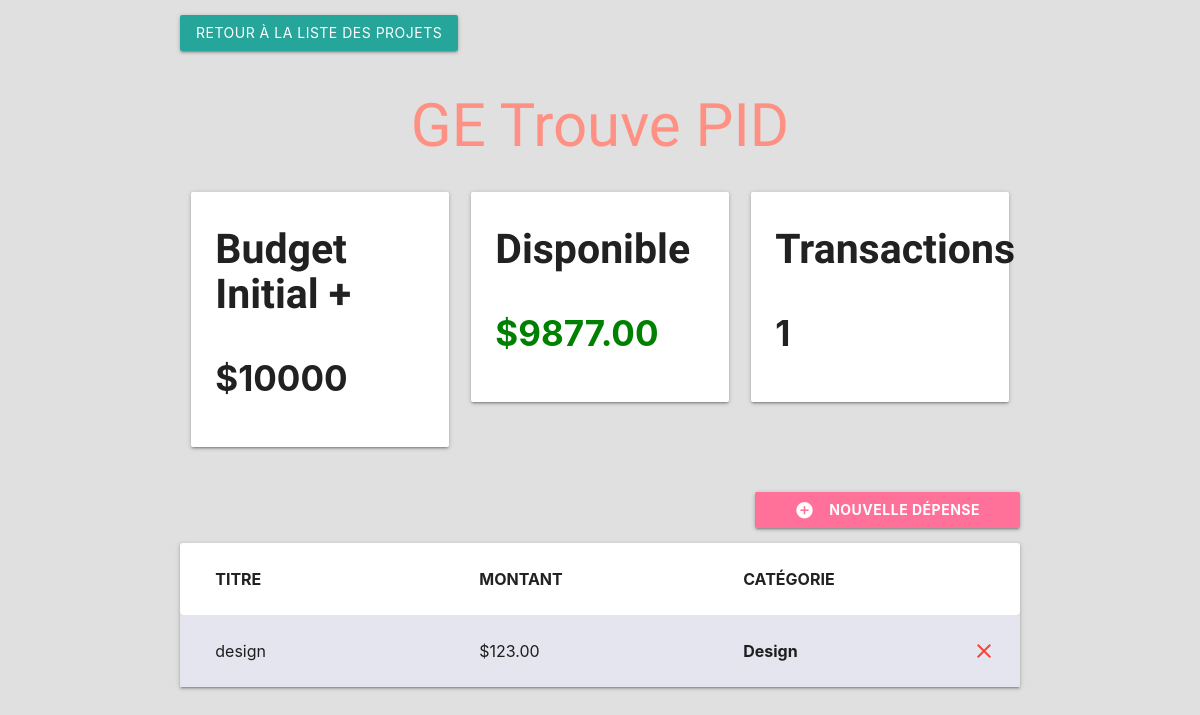
Page /ge-trouve-pid on the earlier database version.
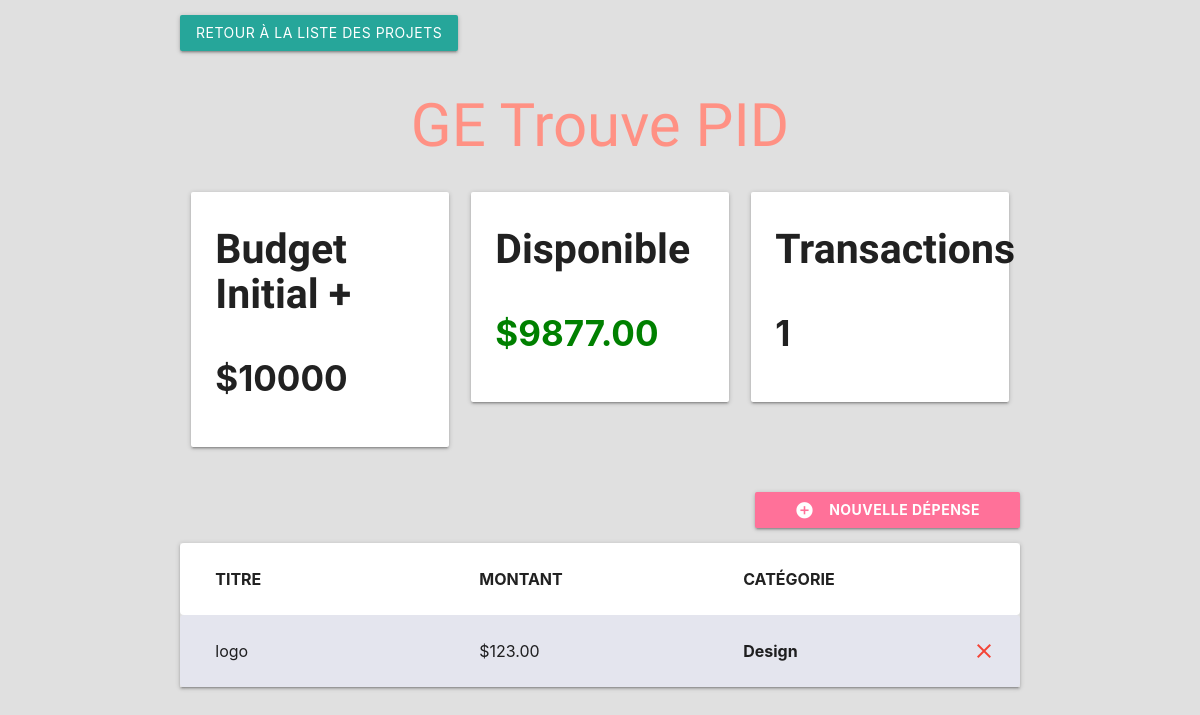
Same page on the later database version.
### budget/models.py (models this page shows, shortened)
class Project(models.Model):
    nom = models.CharField(max_length=100)
    slug = models.SlugField(max_length=100, unique=True, blank=True)
    budget = models.IntegerField()
    def budget_dispo(self):
        depenses = self.depenses.all()
        total = 0
        for depense in depenses:
            total += depense.montant
        return self.budget - total
    def transac(self):
        list_des_depenses = self.depenses.all()
        return len(list_des_depenses)

class Depense(models.Model):
    project = models.ForeignKey(Project, on_delete=models.CASCADE, related_name='depenses')
    montant = models.DecimalField(max_digits=10, decimal_places=2)
    titre = models.CharField(max_length=100)
    categorie = models.ForeignKey(Categorie, on_delete=models.CASCADE)
    class Meta:
        ordering = ['-montant']

class Categorie(models.Model):
    project = models.ForeignKey(Project, on_delete=models.CASCADE)
    nom = models.CharField(max_length=100)

### budget/views.py (the view, shortened to what this page needs)
# urls.py: path('<slug:project_slug>', views.project_detail, name='project_detail'),
def project_detail(request, project_slug):
    project = get_object_or_404(Project, slug=project_slug)
    if request.method== 'GET' :
        categorie_list = Categorie.objects.filter(project=project)
        return render(request, 'budget/project_detail.html', {'project': project, 'depense_list': project.depenses.all(), 'categorie_list': categorie_list})
    elif request.method == 'DELETE':
        id = json.loads(request.body)['id']
        depense = Depense.objects.get(id=id)
        depense.delete()
        return HttpResponse('')
    return HttpResponseRedirect(project_slug)

### budget/templates/budget/project_detail.html (shortened to what this page needs)
{% extends 'budget/base.html'%}
{% block content %}
<div class="container">
    <section class="section section-stats">
        <a href="{% url 'project_list' %}" class="btn waves-effect">Retour à la liste des projets</a>
        <h1 style=" text-align: center; font-size: 60px;" class="ff">{{ project.nom }}</h1>
        <div class="row">
            <div class="col s12 m4 14">
                <div class="card-panel">
                    <h6 class="bold ffs">Budget Initial +</h6>
                    <h1 class="bold fs ">${{project.budget}}</h1>
                </div>
            </div>
            <div class="col s12 m4 14">
                <div class="card-panel">
                    <h6 class="bold ffs">Disponible</h6>
                    <h1 class="bold fs ">
                        {% if project.budget_dispo < 0 %}
                            <span style="color: red;">${{project.budget_dispo}}</span>
                            <p style="font-size: 4px;">Tu n'as pas respecté le budget. Tu es mauvais.</p>
                        {% else %}
                            <span style="color: green;">${{project.budget_dispo}}</span>
                        {% endif %}
                    </h1>
                </div>
            </div>
            <div class="col s12 m4 14">
                <div class="card-panel">
                    <h6 class="bold ffs">Transactions</h6>
                    <h1 class="bold fs">{{project.transac}}</h1>
                </div>
            </div>
        </div>
    </section>
    <section class="section section-depense">
        <div class="row">
            <button class="btn waves-effect right modal-trigger" href="#ModalDepense">nouvelle dépense
                <i class="material-icons white-text left">add_circle</i>
            </button>
        </div>
        <ul class="z-depth-1">
            <li>
                <div class="card-panel z-depth-0 depense">
                    <div class="row">
                        <div class="col s12 m4 16">
                            <span class="titre bold " style="text-transform: uppercase;">titre</span>
                        </div>
                        <div class="col  s12 m4 13 ">
                            <span class="titre bold" style="text-transform: uppercase;">Montant</span>
                        </div>
                        <div class="col  1 ">
                            <span class="titre bold" style="text-transform: uppercase;">Catégorie</span>
                        </div>
                    </div>
                </div>
            </li>
            {% for depense in depense_list %}
            <li>
                <div class="card-panel z-depth-0 depense">
                    <div class="row">
                        <div class="col s12 m4 16">
                            <span class="titre ">{{depense.titre}}</span>
                        </div>
                        <div class="col  s12 m4 13 ">
                            <span class="titre">${{depense.montant}}</span>
                        </div>
                        <div class="col  1 ">
                            <span class="titre bold">{{ depense.categorie.nom}}</span>
                        </div>
                        <a onclick="suppDepense(this)" data-id="{{depense.id}}">
                            <i class="material-icons red-text right ">close</i>
                        </a>
                    </div>
                </div>
            </li>
            {% endfor %}
        </ul>
    </section>
</div>
{% endblock %}

### budget/templates/budget/base.html (shortened to what this page needs)
{% load static %}
<!DOCTYPE html>
<html lang="en">
<head>
    <link rel="stylesheet" href="{% static 'css/style.css'%}">
    <link rel="stylesheet" href="https://cdnjs.cloudflare.com/ajax/libs/materialize/1.0.0/css/materialize.min.css">
</head>
<body>
    {%block content %}
    {%endblock%}
</body>
</html>

### budget/static/css/style.css (style rules this page uses)
html { font-family: 'Montserrat', sans-serif; background-color: #e0e0e0; }
.bold { font-weight: bold; }
.ffs { font-family: 'honk', sans-serif; font-size: 41px; }
.ff { font-family:'sixtyfour', sans-serif; color: rgb(255, 145, 132); }
.section-depense button { padding: 0px 40px; font-weight: bold; background-color: rgb(255, 113, 153); }
.section-depense .depense { font-size: 16px; border-radius: 4px; margin: 0; }
.row { margin: 0!important; }
.fs { font-size: 35px; }
.section-depense li:nth-child(even) .depense { background-color: #e4e5ee; }
.material-icons { cursor: pointer; }

Differences in the rows shown:
removed Depense: titre "design", montant "123.00", categorie.nom "Design"
added Depense: titre "logo", montant "123.00", categorie.nom "Design"
